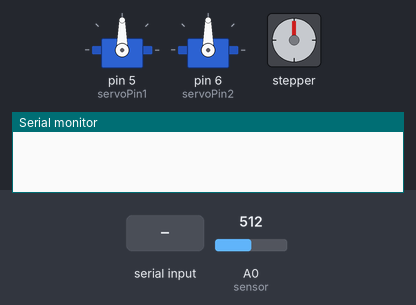
A sketch run on a simulated Arduino Uno, built with avr-gcc and run on an emulated ATmega328P. Parts: 2 × servo, stepper motor, the last lines printed to the serial monitor. The inputs (shaded band) are chosen by the test bench; at power-on: A0 (sensor) = 512. Stepper angles assume 203 steps per turn.

Above: at 1.2 s.
1.3 s: "4" received over Serial
At 3.4 s:
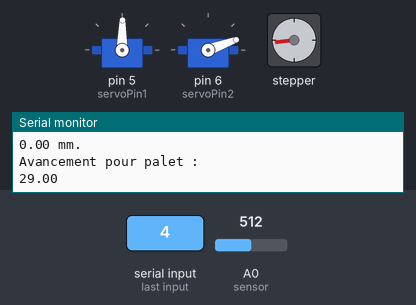
4.3 s: "2" received over Serial
7.1 s: "3" received over Serial
At 8.6 s:
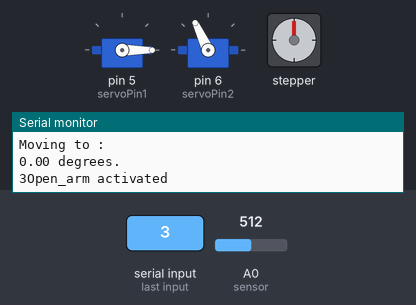
9.6 s: "6" received over Serial
At 11.7 s:
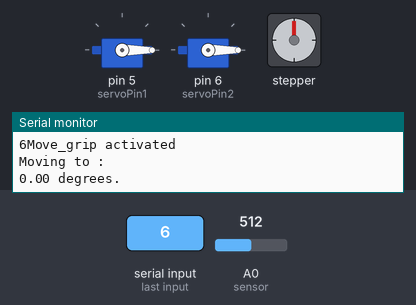
12.1 s: "5" received over Serial
At 14.2 s:
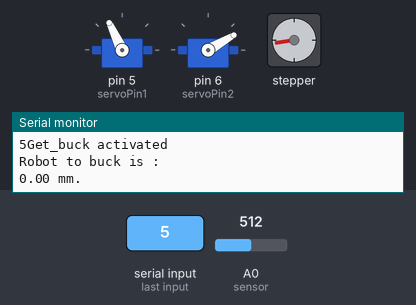
15.1 s: "7" received over Serial
Timing chart, 0 to 21.1 s (numbered marks = the images above; inputs shaded):
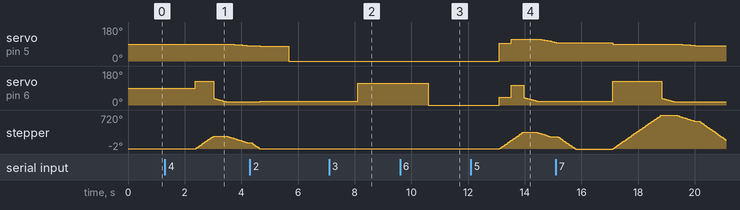

Measured:
- after the input at 1.3 s, servo on pin 5 (servoPin1): moves from 90° to 80° over 1.9 s, starting after 1.1 s; stepper: turns 269° clockwise in 0.65 s, then 133° counter-clockwise in 0.67 s
- after the input at 7.1 s, servo on pin 6 (servoPin2): 20° → 115° after 1.0 s
- after the input at 9.6 s, servo on pin 6 (servoPin2): 115° → 0° after 1.0 s
- after the input at 12.1 s, servo on pin 5 (servoPin1): ramps from 115° to 95° and jumps back, once every 0.42 s; stepper: turns 351° clockwise in 0.83 s, then 89° counter-clockwise in 0.44 s

The sketch:

bras_tele.ino
```cpp
// Include the Servo library
#include <Servo.h>
#include <Stepper.h>
#define sensor A0 // Sharp IR GP2Y0A41SK0F (4-30cm, analog)


const int stepsPerRevolution = 203;//203; //202 // change this to fit the number of steps per revolution
//float rapp_avancement = 11/60;  //ici, en mm/step 0.1833mm par step
// for your motor

// initialize the stepper library on pins 8 through 11:
Stepper myStepper(stepsPerRevolution, 8, 9, 10, 11);//include <Stepper.h>


unsigned long tps;
// Declare the Servo pin
int servoPin1 = 5; // servo pour monter / descendre le bras
int servoPin2 = 6; //servo pour serrer la pince
int tst = 0;
int k = 0;
Servo Servo1;
Servo Servo2;
double angle_preh = 0;
double angle_serr = 0;
double angle_ouv = 0;
double dist_ori = 0; // distance à laquelle le bras doit être placé initialement
float * p_cs; // contient le nombre de steps de déplacement par rapport à l'origine.

double angle_c_1 = 75;
double angle_c_2 = 90;
//char Instructions;
char Instructions[6];
char * commande;
size_t taille;
//String str_brs;
//String str_ang;
float arm_depl = 0;

void setup() {
   // set the speed at 60 rpm:
  myStepper.setSpeed(70); // ou 60
  // initialize the serial port:
  Serial.begin(9600);
  analogReference(EXTERNAL);
  // We need to attach the servo to the used pin number
  Servo1.attach(servoPin1);
  Servo2.attach(servoPin2);
}

void loop(){
// ATTENTION : LE BRAS NE PEUT S'AVANCER DE PLUS DE 150 MM! TOUTE COMMANDE
// DEPASSANT CETTE DISTANCE SERA ANNULEE!
// ATTENTION : L'UTILISATION DU MOTEUR PAS A PAS SEMBLE MOBILISER TOUTE LA
// CARTE ARDUINO : AUCUNE AUTRE COMMANDE SUR LES PINS NE SEMBLE POSSIBLE
// PENDANT SON UTILISATION!

while (Serial.available() > 0)
 {
 taille = Serial.readBytes(Instructions,12);
 Serial.print(Instructions);
 if (Instructions[0] == '1')
   {
    //Commande 1 : déplace le bras jusqu'à une distance demandée, et le maintient à cette distance.
    String str_brs(Instructions);
    str_brs = str_brs.substring(1);
   arm_depl = str_brs.toFloat();
   Serial.println("Moving about : ");
   Serial.print(arm_depl);
   Serial.println(" mm.");
   p_cs= move_arm(arm_depl,dist_ori);
   Serial.print(*p_cs);
   dist_ori += *p_cs;

   if (dist_ori < 0)
      {
      dist_ori = 0;
      }
   else if (dist_ori > 150)
      {
      dist_ori = 150;
      }

   Serial.print(dist_ori);
   }
 else if (Instructions[0] == '2')
   {
   //Commande 2 : déplace le bras suivant un angle donné.
   Serial.println("Raise_arm activated \n");
      String str_ang(Instructions);
    str_ang = str_ang.substring(1);
    Serial.println(str_ang);
   angle_preh = str_ang.toFloat();
   Serial.println("Moving to : ");
   Serial.print(angle_preh);
   Serial.println(" degrees.");
   angle_c_1 = angle_preh;
   Servo1.write(angle_c_1);
   }

 else if (Instructions[0] == '3')
   {
   //Commande 3 : ouvre la pince
   Serial.println("Open_arm activated \n");
   angle_c_2 = 115;
   Servo2.write(angle_c_2);
   }

   else if (Instructions[0] == '6')
   {
   //Commande 6 : déplace pince d'un angle donné
   Serial.println("Move_grip activated \n");
    String str_ang(Instructions);
    str_ang = str_ang.substring(1);
    Serial.println(str_ang);
   angle_preh = str_ang.toFloat();
   Serial.println("Moving to : ");
   Serial.print(angle_preh);
   Serial.println(" degrees.");
   angle_c_2 = angle_preh;
   Servo2.write(angle_c_2);
   }


 else if (Instructions[0] == '4')
   {
   //Commande 4 : attrape le goldenium, placé suivant une distance donnée par arm_depl.
   Serial.println("Get_gold activated \n");
       String str_brs(Instructions);
    str_brs = str_brs.substring(1);
   arm_depl = str_brs.toFloat();
   Serial.println("Robot to gold is : ");
   Serial.print(arm_depl);
   Serial.println(" mm.");
   Serial.println("Distance from the bottom of robot : ");
   Serial.print(dist_ori);
   Serial.println(" mm.");
   catch_gold(arm_depl,dist_ori);
   angle_c_1= 89 - 10; // à modifier si valeur max de i change
   angle_c_2 = 20;         // à modifier si valeur max de i change
   Servo2.write(angle_c_1);
   Servo2.write(angle_c_2);
   }

 else if (Instructions[0] == '5')
   {
   //Commande 5 : attrape un autre palet, placé suivant une distance donnée par arm_depl.
   Serial.println("Get_buck activated \n");
       String str_brs(Instructions);
    str_brs = str_brs.substring(1);
   arm_depl = str_brs.toFloat();
   Serial.println("Robot to buck is : ");
   Serial.print(arm_depl);
   Serial.println(" mm.");
   catch_buck(arm_depl,dist_ori);
   angle_c_1= 115 - 19; // à modifier si valeur max de i change
   angle_c_2 = 20;         // à modifier si valeur max de i change
   Servo2.write(angle_c_1);
   Servo2.write(angle_c_2);
   }

 else if (Instructions[0] == '7')
   {
   //Commande 7 : mesure la distance entre le goldenium et le bras
   // avec le télémètre, puis l'attrape
   Serial.println("Get_auto_gold activated \n");
  float med = catch_dist(10);
   Serial.println("Robot to buck is : ");
   Serial.print(med);
   Serial.println(" mm.");
   catch_gold(med,dist_ori);
   angle_c_1= 89 - 10; // à modifier si valeur max de i change
   angle_c_2 = 20;         // à modifier si valeur max de i change
   Servo2.write(angle_c_1);
   Servo2.write(angle_c_2);
   }

 else if (Instructions[0] == '8')
   {
   //Commande 8 : mesure la distance entre le palet et le bras
   // avec le télémètre, puis l'attrape
   Serial.println("Get_auto_buck activated \n");
  float med = catch_dist(10);
   Serial.println("Robot to buck is : ");
   Serial.print(med);
   Serial.println(" mm.");
   catch_buck(med,dist_ori);
   angle_c_1= 115 - 19; // à modifier si valeur max de i change
   angle_c_2 = 20;         // à modifier si valeur max de i change
   Servo2.write(angle_c_1);
   Servo2.write(angle_c_2);
   }

    else if (Instructions[0] == '9')
   {
   //Commande 9 : prend une mesure avec le télémètre
   Serial.println("Get_measure activated \n");
  float med = catch_dist(10);
   Serial.println("Robot to buck is : ");
   Serial.print(med);
   Serial.println(" mm.");
   }

 // si aucune commande n'est donnée, maintient les servo-moteurs à leurs positions.
 Servo1.write(angle_c_1);

 Servo2.write(angle_c_2);


 }


}


float * move_arm(float dist_avancement,float dist_ori)
{
  // Déplace le bras de [dist_avancement] mm.
  float rapp_avancement = 0.1833;
  float avancement_mm = dist_avancement;
//  if (dist_ori < 10)
//  {
//    avancement_mm += 5;
//  }
  float conversion_step = avancement_mm/rapp_avancement;
  float * p_cs = &avancement_mm;
  myStepper.step(conversion_step);
  return( p_cs);
}

void catch_buck(float dist_a_palet, float dist_origine)
{
  // Attrape le palet placé à [dist_a_palet] du robot, sachant que le bras se trouve à la distance [dist_origine] de son point de départ.
  int i = 0;
  angle_ouv = 105;
  angle_preh = 115; ///105
  angle_serr = 40;
  float dist_recul = 0;
  float  angle_attente =90;
  float rapp_avancement = 0.1906;
//  float avancement_mm = dist_a_palet - dist_origine +5;
//
//  if ( (dist_a_palet) > 150)
//    {
//    Serial.println("Erreur : supérieur à la distance maximale d'avancement du bras. Commande annulée.\n ");
//    }

  // si la distance est bien prise avec un capteur ultrason en bas :
   float avancement_mm = dist_a_palet - dist_origine + 25+10+3; //(+10?)

  if ( (dist_a_palet + 25) > 150)
    {
    Serial.println("Erreur : supérieur à la distance maximale d'avancement du bras. Commande annulée.\n ");
    }

  else
    {
    float conversion_step = avancement_mm/rapp_avancement;
    float vit = 56.62; // 3.11s / 100mm environ pour 60 rpm (32.15) ; 1.766 / 100 mm env à 90 rpm (56.62)
    float tps_deplacement = avancement_mm / vit;
    // étape 1 : rapprochement de la cible
    Servo1.write(angle_attente+5); // étape utile
    Servo2.write(angle_serr);       // étape utile
    myStepper.step(conversion_step/2);
    // ATTENTION : L'ARDUINO NE SEMBLE PLUS ETRE CAPABLE DE
    // REPONDRE PENDANT LE FONCTIONNEMENT DU STEPPER MOTOR!

    // étape 2 : mise en position pour préhension du palet
    Servo1.write(angle_preh);
    Servo2.write(angle_ouv);
    myStepper.step(conversion_step/2);

     // étape 3 : serrage progressif de la pince
    while (i<20)                   //40   // possible de réduire i?
      {
        tps = millis();
        while ( (millis() - tps) < 25) // 100 : sécurité
          {
          Servo2.write(angle_serr-i); //i/2
          }
        i++;
      }

    // étape 4 : recul progressif du bras, relèvement de celui-ci pour assurer la capture.
    i = 0;
    while (i<20)
     {
        if (i < 10)
        {
        myStepper.step(-5); // réduction de la distance de recul : Etape vraiment utile
        dist_recul += 5;
        }

        tps = millis();
        while ( (millis() - tps) < 25) //100 //possible de réduire encore : peut-être
            {
                        if ( (i%2 == 0) )
          {
            Servo2.write(angle_serr-20);
          }
          else
          {
            Servo2.write(angle_serr-39/2);
          }
            Servo1.write(angle_preh-i); // obligé de le soulever autant : à décider. Semble optimal ici
            }
        i++;
     }

    // étape 5 : recul final du bras jusqu'à sa position d'origine.
    Servo2.write(angle_serr-39/2);
    myStepper.step(-conversion_step+dist_recul);
    }
}


void catch_gold(float dist_a_palet, float dist_origine) // commande : 4
{
  // Attrape le goldenium placé à [dist_a_palet] du robot, sachant que le bras se trouve à la distance [dist_origine] de son point de départ.
  int i = 0;
  angle_ouv = 125;   //120
  angle_preh = 89; //89
  angle_serr = 35;
  float dist_recul = 0;
  float  angle_attente =86; //89
  float rapp_avancement = 0.1906;
//  float avancement_mm = dist_a_palet - dist_origine +5;
//
//
//  if ( (dist_a_palet + dist_origine) > 150)
//    {
//    Serial.println("Erreur : supérieur à la distance maximale d'avancement du bras. Commande annulée.\n ");
//    }

  // si la distance est bien prise avec un capteur ultrason en bas :
   float avancement_mm = dist_a_palet - dist_origine +29 ;//24
   Serial.println("Avancement pour palet : ");
   Serial.print(avancement_mm);

  if ( (dist_a_palet + 24 ) > 150)
    {
    Serial.println("Erreur : supérieur à la distance maximale d'avancement du bras. Commande annulée.\n ");
    }

  float conversion_step = avancement_mm/rapp_avancement;
  float vit = 56.62; // 3.11s / 100mm environ pour 60 rpm (32.15) ; 1.766 / 100 mm env à 90 rpm (56.62)
  float tps_deplacement = avancement_mm / vit;

  // étape 1 : rapprochement de la cible
//  Servo1.write(angle_attente+5); // étape utile?
  Servo2.write(angle_ouv);       // étape utile?
  Servo1.write(angle_preh);
//  myStepper.step(conversion_step/4);
  // ATTENTION : L'ARDUINO NE SEMBLE PLUS ETRE CAPABLE DE
  // REPONDRE PENDANT LE FONCTIONNEMENT DU STEPPER MOTOR!

  // étape 2 : mise en position pour préhension du palet
//  Servo1.write(angle_preh);
//  Servo2.write(angle_ouv);
  myStepper.step(conversion_step);

  // étape 3 : serrage progressif de la pince
  while (i<20)                      // 40
    {
      tps = millis();
      while ( (millis() - tps) < 25) // 100
        {
        Servo2.write(angle_serr-i); // i/2
        }
      i++;
    }

  // étape 4 : recul progressif du bras, relèvement de celui-ci pour assurer la capture.
  i = 0;
  while (i<20)//40
   {
      if (i < 15)  //20
      {
      myStepper.step(-5); // réduction de la distance de recul : Etape vraiment utile
      dist_recul += 5;
      }
      tps = millis();
      while ( (millis() - tps) < 25) //possible de réduire?
          {
          Servo2.write(angle_serr-39/2);
          Servo1.write(angle_preh-i/2); // obligé de le soulever autant?
          }
      i++;
   }

  // étape 5 : recul final du bras jusqu'à sa position d'origine.
  myStepper.step(-conversion_step+dist_recul);
}

float catch_dist(int nbe_mes)
// Détermine la distance entre le télémètre et l'obstacle.
// Pour cela, prend un nombre nbe_mes de mesures, puis renvoie la valeur
// filtrée de ces mesures (via un filtre médian)
{
  float tab[nbe_mes];
  int i;
  int j;
  for (i=0; i< nbe_mes; i++)
  {
    float val_CAN = analogRead(sensor); // lecture du pin correspondant au capteur
    float dist = 56207.6149106033*pow(val_CAN,-1.1302177433799);
    // valeur dist obtenue via un calibrage; valeur analogique du capteur prise tous les
    // 5mm; dessin de la courbe obtenue sur excel, puis obtention de la courbe de tendance
    // indiquée ici.
    tab[i] = dist;
    // délai nécessaire d'après la documentation : valeur prise sans recherche d'optimisation
    delay(30);
  }
  // filtre médian : 1e étape : tri de la liste
 for (i=0;i<nbe_mes; i++)
 {
    for (j=0;j<i;j++)
      {
        if (tab[j]<tab[i])
         {
          tab[i],tab[j] = tab[j],tab[i];
         }
      }

 }
// for (i=0;i<nbe_mes; i++)
// {
//  Serial.print(tab[i]);
// }
 // prise de la valeur médiane dans liste triée
 float med = tab[int(nbe_mes/2)];
 return(med);

}
```
